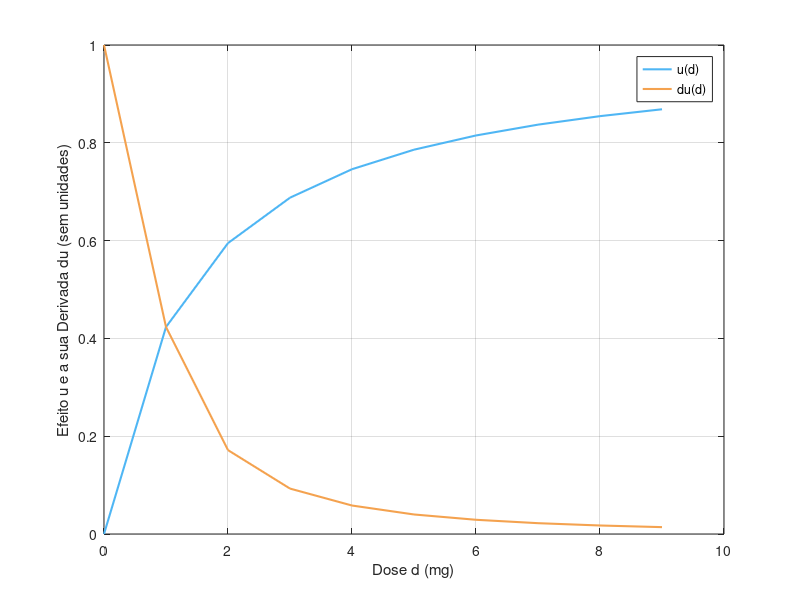

This chart was generated by the following MATLAB code:
clear
%Constantes ja definidas
k12 = 0.3 * 3600;
k21 = 0.2455 * 3600;
k10 = 0.0643 * 3600;
v1 = 3110;
v2 = 3110;
delta = 1000;
h = 1;
c50 = 7.1903;

%Valores das varias posiçoes da matriz da equaçao (1)
mat_A = -1 * (k12 + k10)/v1;
mat_B = k21/v1;
mat_C = k12/v2;
mat_D = -1 * k21/v2;
A = [mat_A, mat_B; mat_C, mat_D];
%valores selecionados
dmax = 10;
d = 0:1:dmax-1;
c2 = delta * d * k12 / (k21 * k10);
du = (1:dmax);
du(1:dmax) = zeros;
u = (1:dmax);

%adquirir valores de u(d) e du/dd
for k = 1:dmax
u(k) = c2(k) / (c50 + c2(k));
if k > 1
    du(k) = u(k) - u(k-1);
else
    du(k)= 1;
end
end
figure(1)
plot(d,u,'Color','#4FB6F4','LineWidth',1.5)
hold on
plot(d,du,'Color','#F4A24F','LineWidth',1.5)
xlabel("Dose d (mg)");
ylabel("Efeito u e a sua Derivada du (sem unidades)");
legend('u(d)','du(d)')
grid on